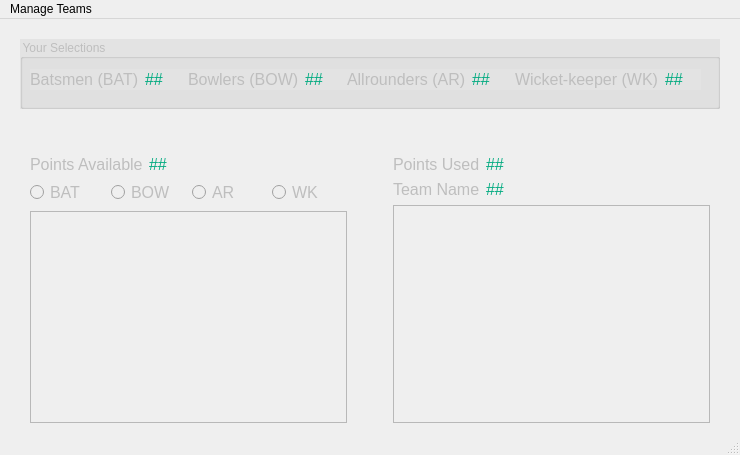
<?xml version="1.0" encoding="UTF-8"?>
<ui version="4.0">
 <class>MainWindow</class>
 <widget class="QMainWindow" name="MainWindow">
  <property name="geometry">
   <rect>
    <x>0</x>
    <y>0</y>
    <width>740</width>
    <height>455</height>
   </rect>
  </property>
  <property name="windowTitle">
   <string>Fantasy Cricket</string>
  </property>
  <property name="layoutDirection">
   <enum>Qt::LeftToRight</enum>
  </property>
  <widget class="QWidget" name="centralwidget">
   <property name="enabled">
    <bool>false</bool>
   </property>
   <layout class="QVBoxLayout" name="verticalLayout_3">
    <property name="leftMargin">
     <number>20</number>
    </property>
    <property name="topMargin">
     <number>20</number>
    </property>
    <property name="rightMargin">
     <number>20</number>
    </property>
    <property name="bottomMargin">
     <number>10</number>
    </property>
    <item>
     <widget class="QGroupBox" name="grpSelections">
      <property name="sizePolicy">
       <sizepolicy hsizetype="Minimum" vsizetype="Minimum">
        <horstretch>0</horstretch>
        <verstretch>0</verstretch>
       </sizepolicy>
      </property>
      <property name="minimumSize">
       <size>
        <width>700</width>
        <height>70</height>
       </size>
      </property>
      <property name="autoFillBackground">
       <bool>false</bool>
      </property>
      <property name="styleSheet">
       <string notr="true">background-color: rgb(227, 227, 227);</string>
      </property>
      <property name="title">
       <string>Your Selections</string>
      </property>
      <widget class="QWidget" name="">
       <property name="geometry">
        <rect>
         <x>10</x>
         <y>30</y>
         <width>671</width>
         <height>21</height>
        </rect>
       </property>
       <layout class="QHBoxLayout" name="horizontalLayout_2">
        <item>
         <widget class="QLabel" name="label">
          <property name="sizePolicy">
           <sizepolicy hsizetype="Preferred" vsizetype="Preferred">
            <horstretch>0</horstretch>
            <verstretch>0</verstretch>
           </sizepolicy>
          </property>
          <property name="font">
           <font>
            <pointsize>12</pointsize>
           </font>
          </property>
          <property name="text">
           <string>Batsmen (BAT)</string>
          </property>
         </widget>
        </item>
        <item>
         <widget class="QLabel" name="lblBatCount">
          <property name="sizePolicy">
           <sizepolicy hsizetype="Expanding" vsizetype="Preferred">
            <horstretch>0</horstretch>
            <verstretch>0</verstretch>
           </sizepolicy>
          </property>
          <property name="font">
           <font>
            <pointsize>12</pointsize>
           </font>
          </property>
          <property name="styleSheet">
           <string notr="true">color: rgb(0, 170, 127);</string>
          </property>
          <property name="text">
           <string>##</string>
          </property>
         </widget>
        </item>
        <item>
         <widget class="QLabel" name="label_2">
          <property name="font">
           <font>
            <pointsize>12</pointsize>
           </font>
          </property>
          <property name="text">
           <string>Bowlers (BOW)</string>
          </property>
         </widget>
        </item>
        <item>
         <widget class="QLabel" name="lblBowCount">
          <property name="sizePolicy">
           <sizepolicy hsizetype="Expanding" vsizetype="Preferred">
            <horstretch>0</horstretch>
            <verstretch>0</verstretch>
           </sizepolicy>
          </property>
          <property name="font">
           <font>
            <pointsize>12</pointsize>
           </font>
          </property>
          <property name="styleSheet">
           <string notr="true">color: rgb(0, 170, 127);</string>
          </property>
          <property name="text">
           <string>##</string>
          </property>
         </widget>
        </item>
        <item>
         <widget class="QLabel" name="label_3">
          <property name="sizePolicy">
           <sizepolicy hsizetype="Preferred" vsizetype="Preferred">
            <horstretch>0</horstretch>
            <verstretch>0</verstretch>
           </sizepolicy>
          </property>
          <property name="font">
           <font>
            <pointsize>12</pointsize>
           </font>
          </property>
          <property name="text">
           <string>Allrounders (AR)</string>
          </property>
         </widget>
        </item>
        <item>
         <widget class="QLabel" name="lblArCount">
          <property name="sizePolicy">
           <sizepolicy hsizetype="Expanding" vsizetype="Preferred">
            <horstretch>0</horstretch>
            <verstretch>0</verstretch>
           </sizepolicy>
          </property>
          <property name="font">
           <font>
            <pointsize>12</pointsize>
           </font>
          </property>
          <property name="styleSheet">
           <string notr="true">color: rgb(0, 170, 127);</string>
          </property>
          <property name="text">
           <string>##</string>
          </property>
         </widget>
        </item>
        <item>
         <widget class="QLabel" name="label_4">
          <property name="sizePolicy">
           <sizepolicy hsizetype="Preferred" vsizetype="Preferred">
            <horstretch>0</horstretch>
            <verstretch>0</verstretch>
           </sizepolicy>
          </property>
          <property name="font">
           <font>
            <pointsize>12</pointsize>
           </font>
          </property>
          <property name="text">
           <string>Wicket-keeper (WK)</string>
          </property>
         </widget>
        </item>
        <item>
         <widget class="QLabel" name="lblWkCount">
          <property name="sizePolicy">
           <sizepolicy hsizetype="Expanding" vsizetype="Preferred">
            <horstretch>0</horstretch>
            <verstretch>0</verstretch>
           </sizepolicy>
          </property>
          <property name="font">
           <font>
            <pointsize>12</pointsize>
           </font>
          </property>
          <property name="styleSheet">
           <string notr="true">color: rgb(0, 170, 127);</string>
          </property>
          <property name="text">
           <string>##</string>
          </property>
         </widget>
        </item>
       </layout>
      </widget>
     </widget>
    </item>
    <item>
     <spacer name="verticalSpacer">
      <property name="orientation">
       <enum>Qt::Vertical</enum>
      </property>
      <property name="sizeType">
       <enum>QSizePolicy::Minimum</enum>
      </property>
      <property name="sizeHint" stdset="0">
       <size>
        <width>20</width>
        <height>40</height>
       </size>
      </property>
     </spacer>
    </item>
    <item>
     <layout class="QHBoxLayout" name="horizontalLayout_6">
      <property name="leftMargin">
       <number>10</number>
      </property>
      <property name="rightMargin">
       <number>10</number>
      </property>
      <item>
       <layout class="QVBoxLayout" name="verticalLayout">
        <item>
         <layout class="QHBoxLayout" name="horizontalLayout">
          <item>
           <widget class="QLabel" name="label_5">
            <property name="sizePolicy">
             <sizepolicy hsizetype="Preferred" vsizetype="Preferred">
              <horstretch>0</horstretch>
              <verstretch>0</verstretch>
             </sizepolicy>
            </property>
            <property name="font">
             <font>
              <pointsize>12</pointsize>
             </font>
            </property>
            <property name="text">
             <string>Points Available</string>
            </property>
           </widget>
          </item>
          <item>
           <widget class="QLabel" name="lblPoints">
            <property name="sizePolicy">
             <sizepolicy hsizetype="Expanding" vsizetype="Preferred">
              <horstretch>0</horstretch>
              <verstretch>0</verstretch>
             </sizepolicy>
            </property>
            <property name="font">
             <font>
              <pointsize>12</pointsize>
             </font>
            </property>
            <property name="styleSheet">
             <string notr="true">color: rgb(0, 170, 127);</string>
            </property>
            <property name="text">
             <string>##</string>
            </property>
           </widget>
          </item>
         </layout>
        </item>
        <item>
         <layout class="QHBoxLayout" name="horizontalLayout_5">
          <item>
           <widget class="QRadioButton" name="radBat">
            <property name="font">
             <font>
              <pointsize>12</pointsize>
             </font>
            </property>
            <property name="text">
             <string>BAT</string>
            </property>
           </widget>
          </item>
          <item>
           <widget class="QRadioButton" name="radBow">
            <property name="font">
             <font>
              <pointsize>12</pointsize>
             </font>
            </property>
            <property name="text">
             <string>BOW</string>
            </property>
           </widget>
          </item>
          <item>
           <widget class="QRadioButton" name="radAr">
            <property name="font">
             <font>
              <pointsize>12</pointsize>
             </font>
            </property>
            <property name="text">
             <string>AR</string>
            </property>
           </widget>
          </item>
          <item>
           <widget class="QRadioButton" name="radWk">
            <property name="font">
             <font>
              <pointsize>12</pointsize>
             </font>
            </property>
            <property name="text">
             <string>WK</string>
            </property>
           </widget>
          </item>
         </layout>
        </item>
        <item>
         <widget class="QListView" name="lstOtherPlayers">
          <property name="font">
           <font>
            <pointsize>12</pointsize>
           </font>
          </property>
          <property name="editTriggers">
           <set>QAbstractItemView::NoEditTriggers</set>
          </property>
         </widget>
        </item>
       </layout>
      </item>
      <item>
       <spacer name="horizontalSpacer">
        <property name="orientation">
         <enum>Qt::Horizontal</enum>
        </property>
        <property name="sizeType">
         <enum>QSizePolicy::Minimum</enum>
        </property>
        <property name="sizeHint" stdset="0">
         <size>
          <width>40</width>
          <height>20</height>
         </size>
        </property>
       </spacer>
      </item>
      <item>
       <layout class="QVBoxLayout" name="verticalLayout_2">
        <item>
         <layout class="QHBoxLayout" name="horizontalLayout_3">
          <item>
           <widget class="QLabel" name="label_7">
            <property name="sizePolicy">
             <sizepolicy hsizetype="Preferred" vsizetype="Preferred">
              <horstretch>0</horstretch>
              <verstretch>0</verstretch>
             </sizepolicy>
            </property>
            <property name="font">
             <font>
              <pointsize>12</pointsize>
             </font>
            </property>
            <property name="text">
             <string>Points Used</string>
            </property>
           </widget>
          </item>
          <item>
           <widget class="QLabel" name="lblPointsUsed">
            <property name="sizePolicy">
             <sizepolicy hsizetype="Expanding" vsizetype="Preferred">
              <horstretch>0</horstretch>
              <verstretch>0</verstretch>
             </sizepolicy>
            </property>
            <property name="font">
             <font>
              <pointsize>12</pointsize>
             </font>
            </property>
            <property name="styleSheet">
             <string notr="true">color: rgb(0, 170, 127);</string>
            </property>
            <property name="text">
             <string>##</string>
            </property>
           </widget>
          </item>
         </layout>
        </item>
        <item>
         <layout class="QHBoxLayout" name="horizontalLayout_4">
          <item>
           <widget class="QLabel" name="label_6">
            <property name="sizePolicy">
             <sizepolicy hsizetype="Preferred" vsizetype="Preferred">
              <horstretch>0</horstretch>
              <verstretch>0</verstretch>
             </sizepolicy>
            </property>
            <property name="font">
             <font>
              <pointsize>12</pointsize>
             </font>
            </property>
            <property name="text">
             <string>Team Name</string>
            </property>
           </widget>
          </item>
          <item>
           <widget class="QLabel" name="lblTeamName">
            <property name="sizePolicy">
             <sizepolicy hsizetype="Expanding" vsizetype="Preferred">
              <horstretch>0</horstretch>
              <verstretch>0</verstretch>
             </sizepolicy>
            </property>
            <property name="font">
             <font>
              <pointsize>12</pointsize>
             </font>
            </property>
            <property name="styleSheet">
             <string notr="true">color: rgb(0, 170, 127);
</string>
            </property>
            <property name="text">
             <string>##</string>
            </property>
           </widget>
          </item>
         </layout>
        </item>
        <item>
         <widget class="QListView" name="lstTeamPlayers">
          <property name="font">
           <font>
            <pointsize>12</pointsize>
           </font>
          </property>
          <property name="editTriggers">
           <set>QAbstractItemView::NoEditTriggers</set>
          </property>
         </widget>
        </item>
       </layout>
      </item>
     </layout>
    </item>
   </layout>
  </widget>
  <widget class="QMenuBar" name="menubar">
   <property name="enabled">
    <bool>true</bool>
   </property>
   <property name="geometry">
    <rect>
     <x>0</x>
     <y>0</y>
     <width>740</width>
     <height>21</height>
    </rect>
   </property>
   <widget class="QMenu" name="menuManage_Teams">
    <property name="title">
     <string>Manage Teams</string>
    </property>
    <addaction name="actionNEW_Team"/>
    <addaction name="actionOPEN_Team"/>
    <addaction name="actionSAVE_Team"/>
    <addaction name="actionEVALUATE_Team"/>
   </widget>
   <addaction name="menuManage_Teams"/>
  </widget>
  <widget class="QStatusBar" name="statusbar"/>
  <action name="actionNEW_Team">
   <property name="text">
    <string>NEW Team</string>
   </property>
  </action>
  <action name="actionOPEN_Team">
   <property name="text">
    <string>OPEN Team</string>
   </property>
  </action>
  <action name="actionSAVE_Team">
   <property name="text">
    <string>SAVE Team</string>
   </property>
  </action>
  <action name="actionEVALUATE_Team">
   <property name="text">
    <string>EVALUATE Team</string>
   </property>
  </action>
 </widget>
 <resources/>
 <connections/>
</ui>
